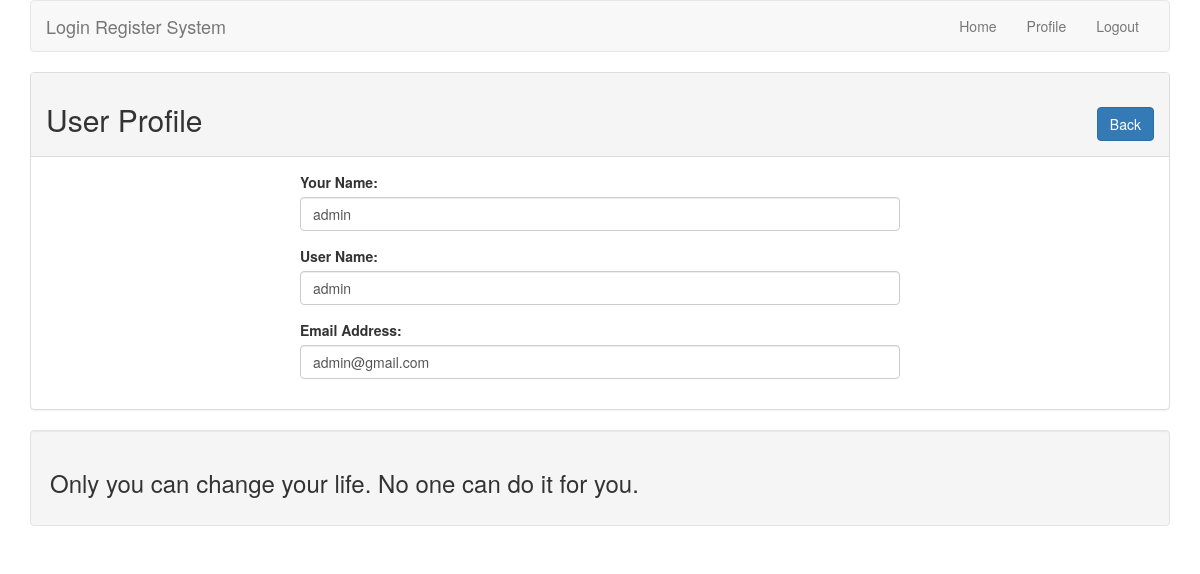
The page /lr/profile.php?id=10 (signed in) on the database its author committed.
### tables this page shows
CREATE TABLE `tbl_user` (
  `id` int(11) NOT NULL,
  `name` varchar(255) NOT NULL,
  `username` varchar(255) NOT NULL,
  `email` varchar(255) NOT NULL,
  `password` varchar(255) NOT NULL
);

### lr/lib/User.php (called while the page is built, shortened)
<?php
	include 'Database.php';
class User{
	private $db;
	public function __construct(){
			$this->db = new Database;
	}
	public function getUserById($id){
		$sql = "SELECT * FROM tbl_user WHERE id = :id LIMIT 1 ";
		$query = $this->db->pdo->prepare($sql);
		$query->bindValue(':id',$id);
		$query->execute();
		$result = $query->fetch(PDO::FETCH_OBJ);
		return $result;
	}
}
?>

### lr/lib/Database.php (called while the page is built)
<?php
class Database{
		private $hostdb = "localhost";
		private $userdb = "root";
		private $passdb = "";
		private $namedb = "db_lr";
		public $pdo;
		public function __construct(){
			if (!isset($this->pdo)) {
				try{
					$link = new PDO("mysql:host=".$this->hostdb."; dbname=".$this->namedb,$this->userdb,
						$this->passdb);
					$link->setAttribute(PDO::ATTR_ERRMODE, PDO::ERRMODE_EXCEPTION);
					$link->exec("SET CHARACTER SET utf8");
					$this->pdo = $link;
				}catch(PDOException $e){
					die("Fail to connect with Database".$e->getMessage());
				}
			}
		}
}
?>

### lr/profile.php (the view, shortened to what this page needs)
<?php
include'lib/User.php';
include'inc/header.php';
?>
<?php
	if (isset($_GET['id'])) {
		$userid = (int)$_GET['id'];
	}
	$user = new User();
?>
	<div class="panel panel-default">
		<div class="panel-heading">
			<h2>User Profile <span class="pull-right"><a class="btn btn-primary" href="index.php">Back</a></span></h2>
		</div>
		<div class="panel-body">
			<div style="max-width: 600px; margin: 0 auto;">
<?php
	$userdata = $user->getUserById($userid);
	if ($userdata) {
?>
				<form action="" method="post">
					<div class="form-group">
						<label for="name">Your Name:</label>
						<input type="text" id="name" name="name" class="form-control"
						 value="<?php echo $userdata->name; ?>"></input>
					</div>
					<div class="form-group">
						<label for="username">User Name:</label>
						<input type="text" id="username" name="username" class="form-control"
						value="<?php echo $userdata->username; ?>"></input>
					</div>
					<div class="form-group">
						<label for="email">Email Address:</label>
						<input type="text" id="email" name="email" class="form-control"
						value="<?php echo $userdata->email; ?>"></input>
					</div>
				</form>
			<?php } ?>
			</div>
		</div>
	</div>
<?php include 'inc/footer.php' ?>

### rows shown on the page
tbl_user: name "admin", username "admin", email "admin@gmail.com"
